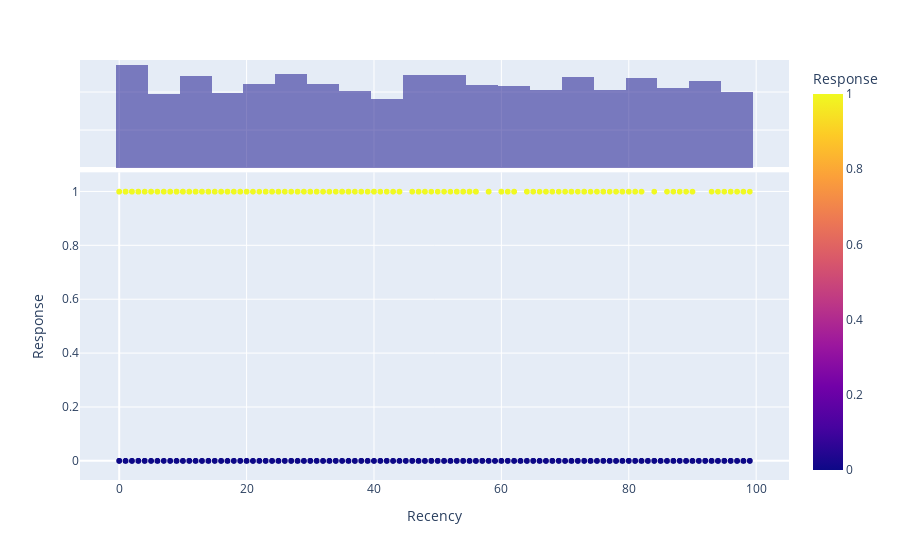

Notebook source saved alongside this figure:
### Code cell
px.scatter(df, x='Recency', y='Response', marginal_x="histogram", color='Response')

### Figure 1 — Plotly figure (JSON) as saved in the notebook; plotly's stock layout.template omitted (floating-point values rounded to 4 significant figures; data arrays with more than 128 entries replaced by an {"elided": "..."} marker saying what was removed)
{"data": [{"hovertemplate": "Recency=%{x}<br>Response=%{marker.color}<extra></extra>", "legendgroup": "", "marker": {"color": {"elided": "2216 int values"}, "coloraxis": "coloraxis", "symbol": "circle"}, "mode": "markers", "name": "", "showlegend": false, "type": "scattergl", "x": {"elided": "2216 int values"}, "xaxis": "x", "y": {"elided": "2216 int values"}, "yaxis": "y"}, {"alignmentgroup": "True", "bingroup": "x", "hovertemplate": "Recency=%{x}<br>count=%{y}<extra></extra>", "legendgroup": "", "marker": {"color": "#0d0887"}, "name": "", "offsetgroup": "", "opacity": 0.5, "showlegend": false, "type": "histogram", "x": {"elided": "2216 int values"}, "xaxis": "x2", "yaxis": "y2"}], "layout": {"autosize": true, "barmode": "overlay", "coloraxis": {"colorbar": {"title": {"text": "Response"}}, "colorscale": [[0, "#0d0887"], [0.1111, "#46039f"], [0.2222, "#7201a8"], [0.3333, "#9c179e"], [0.4444, "#bd3786"], [0.5556, "#d8576b"], [0.6667, "#ed7953"], [0.7778, "#fb9f3a"], [0.8889, "#fdca26"], [1, "#f0f921"]]}, "legend": {"tracegroupgap": 0}, "margin": {"t": 60}, "xaxis": {"anchor": "y", "autorange": true, "domain": [0, 1], "range": [-6.011, 105.0], "title": {"text": "Recency"}, "type": "linear"}, "xaxis2": {"anchor": "y2", "autorange": true, "domain": [0, 1], "matches": "x", "range": [-6.011, 105.0], "showgrid": true, "showticklabels": false, "type": "linear"}, "yaxis": {"anchor": "x", "autorange": true, "domain": [0, 0.7326], "range": [-0.08585, 1.086], "title": {"text": "Response"}, "type": "linear"}, "yaxis2": {"anchor": "x2", "autorange": true, "domain": [0.7426, 1], "matches": "y2", "range": [0, 142.1], "showgrid": true, "showline": false, "showticklabels": false, "ticks": ""}}}
